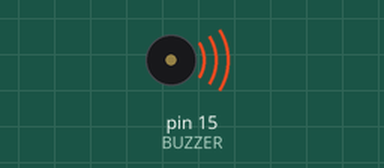
This sketch was run on a simulated Arduino Uno, built with avr-gcc and run on an emulated ATmega328P. Parts: buzzer (waves = sounding, pin HIGH).

Above: at 0.5 s.
Timing chart, 0 to 4.6 s (numbered marks = the images above):
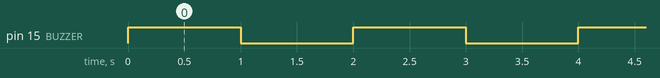

Measured:
- by itself, pin 15 (BUZZER): alternates HIGH for 1.0 s and LOW for 1.0 s

The sketch:

4_buzzer.ino
```cpp
#define BUZZER 15  // Pino do buzzer

void setup() {
  pinMode(BUZZER, OUTPUT);
}

void loop() {
  digitalWrite(BUZZER, HIGH); // Liga buzzer
  delay(1000);

  digitalWrite(BUZZER, LOW);  // Desliga buzzer
  delay(1000);
}
```
